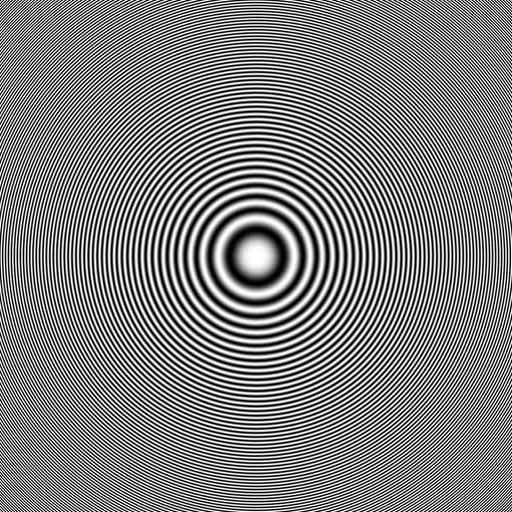
#> input picture assignment-1-transformations/1/data/circles_concentric.png, 512 x 512 px
$ python myMainScript.py
#> lines starting #> are read from the running program, lines starting #| are printed output that depends on the picture
### assignment-1-transformations/1/code/myShrinkImageByFactorD.py
# IMPORTING MODULES FOR BASIC COMPUTATION
import numpy as np
import matplotlib.pyplot as plt # for plotting
import matplotlib.image as mpimg # for image reading
import matplotlib as mpl

from numpy import zeros,zeros_like,array

def myShrinkImageByFactorD(input_file,d,cmap="gray"):
    """
    d : List of shrinkage factors
    Shrink the image size by a factor of d along each dimension using image subsampling by
    sampling / selecting every d -th pixel along the rows and columns.
    usage : myShrinkImageByFactorD([2,3])
    input : <input_image_path>,D (list of shrink factors D)
    output : None
    Saves the shrinked image data in the ../data folder
    """
#> called with input_file = '../data/circles_concentric.png', cmap = 'gray'

    name = input_file.split(".")[2].split("/")[2]
    input_image = mpimg.imread(input_file,format="png")
#> input_image is the input picture: shape (512, 512) float32; min 0, max 1, mean 0.5
    num_plots = len(d)+1

    width = input_image.shape[0]
#> width = 512
    height = input_image.shape[1]
#> height = 512
    output_images = []

    fig,axes = plt.subplots(1,num_plots, constrained_layout=True)

    # PLOTTING PARAMETERS
    parameters = {'axes.titlesize': 10}
    plt.rcParams.update(parameters)

    axes[0].imshow(input_image,cmap=cmap)
    axes[0].axis("on")
    axes[0].set_title("Original Image")

    count = 0

    for i in d:
        count = count + 1
        new_width = int(width/i)
        new_height = int(height/i)
        output = zeros((new_width,new_height))
        for W in range(new_width):
            for H in range(new_height):
                output[W][H] = input_image[W*i][H*i]
        output_images.append(output)

        im = axes[count].imshow(output, cmap=cmap)
        axes[count].axis("on")
        axes[count].set_title("Shrink by Factor"+str(i))
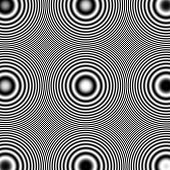
#> output: shape (170, 170) float64; min 0, max 1, mean 0.497
#> after the loop, count = 2; output_images = 2 items

    cbar = fig.colorbar(im,ax=axes.ravel().tolist(),shrink=0.45)
    plt.savefig("../images/"+name+"Shrink.png",bbox_inches="tight",pad=-1,cmap=cmap)
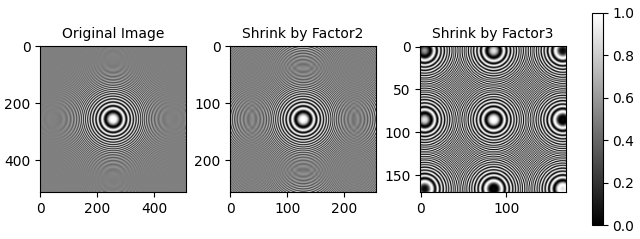
#> figure drawn by matplotlib, 4 panels

    for i in range(len(d)):
        plt.imsave("../images/"+name+"ShrinkByFactor"+str(d[i])+".png",output_images[i],cmap=cmap)

### assignment-1-transformations/1/code/myMainScript.py
from myShrinkImageByFactorD import *
from myNearestNeighbourInterpolation import *
from myBilinearInterpolation import *
from myBicubicInterpolation import *
from myImageRotation import *

from time import time

circle_file = "../data/circles_concentric.png"
D = [2,3]
barbara_file = "../data/barbaraSmall.png"
angle=30

super_start = time()

start = time()
#> (the run stopped early here; a loop or call above may not have finished)
